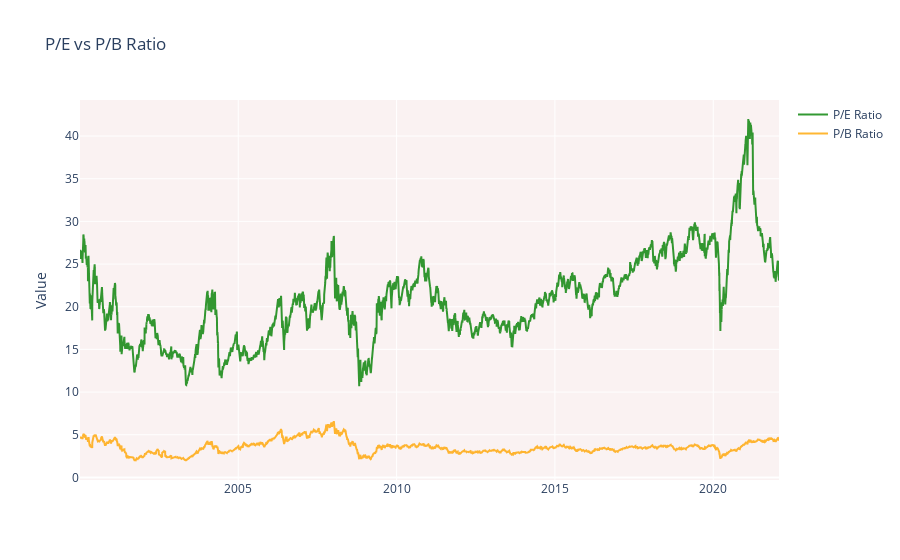

Notebook code for this chart:
### Markdown cell above
![newplot-2.png](attachment:newplot-2.png)

### Code cell
fig = go.Figure()
fig.add_trace(go.Scatter(
         x=nifty_50['Date'],
         y=nifty_50['P/E'],
         name='P/E Ratio',
    line=dict(color='green'),
    opacity=0.8))

fig.add_trace(go.Scatter(
         x=nifty_50['Date'],
         y=nifty_50['P/B'],
         name='P/B Ratio',
    line=dict(color='orange'),
    opacity=0.8))
        
    
fig.update_layout(title_text='P/E vs P/B Ratio',plot_bgcolor='rgb(250, 242, 242)',yaxis_title='Value')

fig.show()

### Figure 1 — Plotly figure (JSON) as saved in the notebook; plotly's stock layout.template omitted (floating-point values rounded to 4 significant figures; data arrays with more than 128 entries replaced by an {"elided": "..."} marker saying what was removed)
{"data": [{"line": {"color": "green"}, "name": "P/E Ratio", "opacity": 0.8, "type": "scatter", "x": {"elided": "5493 str values"}, "y": {"elided": "5493 float values"}}, {"line": {"color": "orange"}, "name": "P/B Ratio", "opacity": 0.8, "type": "scatter", "x": {"elided": "5493 str values"}, "y": {"elided": "5493 float values"}}], "layout": {"plot_bgcolor": "rgb(250, 242, 242)", "title": {"text": "P/E vs P/B Ratio"}, "yaxis": {"title": {"text": "Value"}}}}
